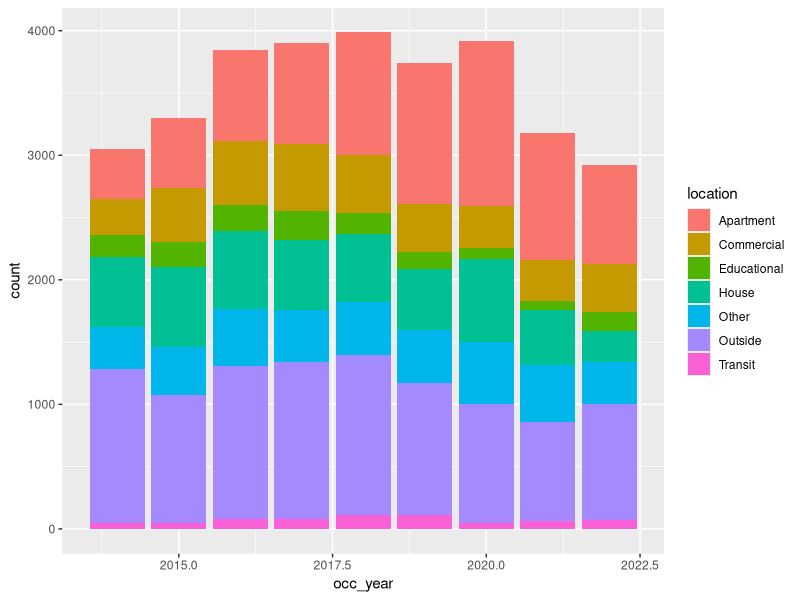
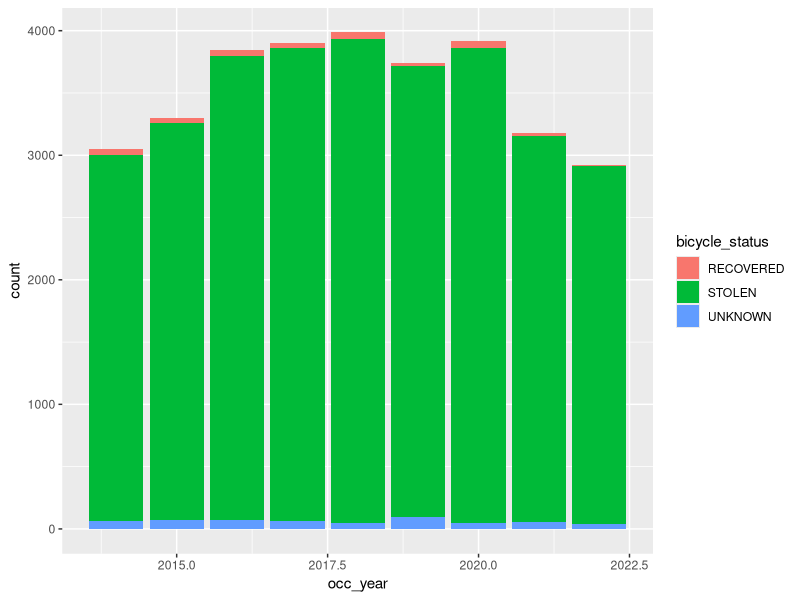
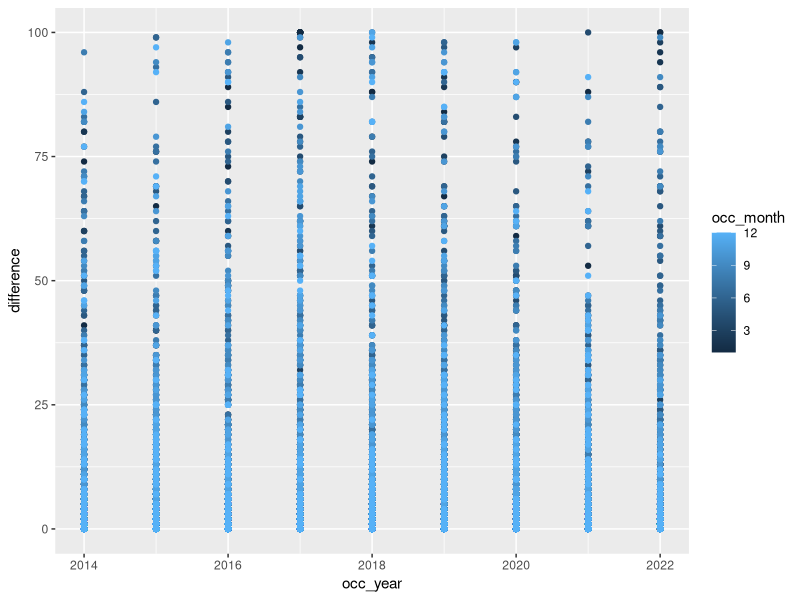

R code for these plots, in order:
## ---- chunk 1
#| echo: false
#| message: false
#| warning: false


#### Workspace setup ####
library(tidyverse)
library(knitr)

#### Read in the cleaned data ####
data <- read_csv(here::here("outputs/data/cleaned_bicycle_theft.csv"), show_col_types = FALSE)
## ---- chunk 2
#| label: fig-bills
#| fig-cap: Bills of penguins
#| echo: false

data |> group_by(occ_year) |> summarise(total = n()) |> kable()
## ---- chunk 3
#| label: fig-bills
#| fig-cap: Bills of penguins
#| echo: false

data |> ggplot(aes(x=occ_year, fill=location)) +
  geom_bar()

## ---- chunk 4
#| label: fig-planes
#| fig-cap: Relationship between wing length and width
#| echo: false
#| warning: false
#| message: false

data |> ggplot(aes(x=occ_year, fill=bicycle_status)) +
  geom_bar()
## ---- chunk 5
#| label: fig-planes
#| fig-cap: Relationship between wing length and width
#| echo: false
#| warning: false
#| message: false

data |> filter(difference <= 100) |> 
  ggplot(aes(x=occ_year, y=difference, color=occ_month)) +
  geom_point()
## ---- chunk 6
#| label: fig-bills
#| fig-cap: Bills of penguins
#| echo: false

data |> group_by(occ_month) |> summarise(total = n()) |> kable()

